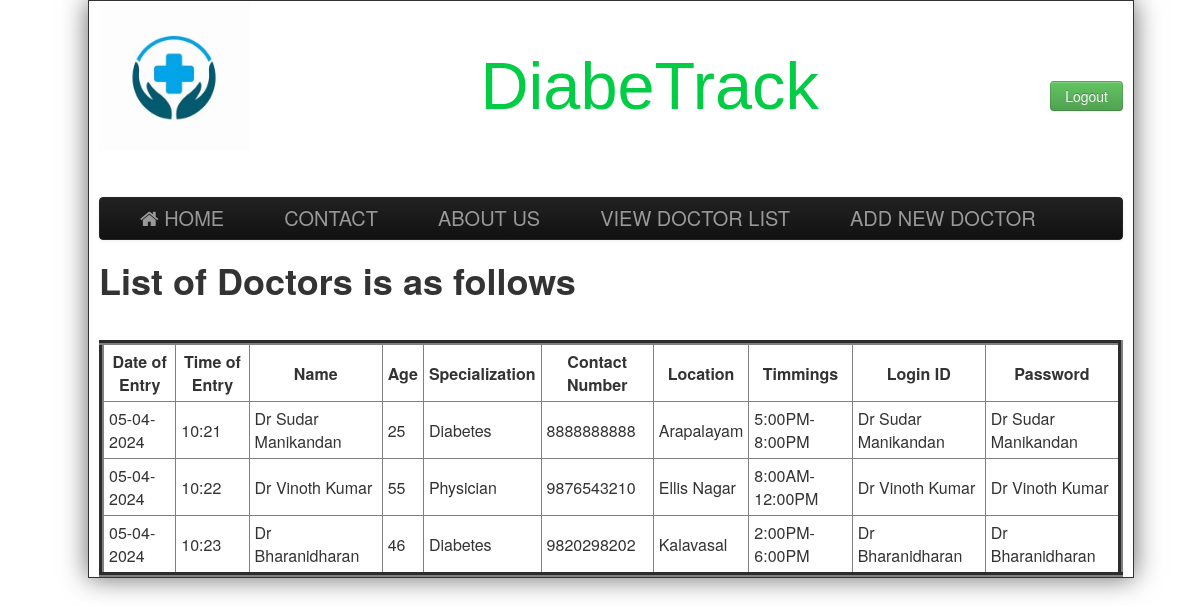
The app's page /viewdoc.php with its own data.
### tables this page shows
CREATE TABLE `doctor` (
  `Name` varchar(255) NOT NULL,
  `Age` int(11) NOT NULL,
  `Specialization` varchar(255) NOT NULL,
  `Date` varchar(255) NOT NULL,
  `Time` varchar(255) NOT NULL,
  `CCC` varchar(255) NOT NULL,
  `Location` varchar(255) NOT NULL,
  `Timmings` varchar(255) NOT NULL,
  `Login_Id` varchar(255) NOT NULL,
  `Password` varchar(255) NOT NULL
);

### viewdoc.php (the view, shortened to what this page needs)
<html>
<head>
	<link href="css/bootstrap.min.css" rel="stylesheet" ></link>
	<link href="css/bootstrap.css" rel="stylesheet" ></link>
	<link href="css/Default.css" rel="stylesheet" >	</link>
	<link rel="stylesheet" type="text/css" href="https://stackpath.bootstrapcdn.com/font-awesome/4.7.0/css/font-awesome.min.css"></link>
	<link href="https://stackpath.bootstrapcdn.com/font-awesome/4.7.0/css/font-awesome.min.css" rel="stylesheet"></link>
</head>
<body>
<div class="wrap">
		<div class="header">
			<div style="float:left;width:150px;">
				<img src="images/logo2.jpg"/>
			</div>
			<div>
				<div style="float:right; font-size:20px;margin-top:20px;">
				<?php
			 if(isset($_SESSION['name']))
			 {
			 echo "<b>Welcome,</b>".$_SESSION['name']."&nbsp;&nbsp;&nbsp;<a href=\"logout.php\" class=\"btn btn-info\">Logout</a>";
			 }
			 else
			 {
			 ?><br><br><br>
			     <a href="index2.php?logout='1'" class="btn btn-success" >Logout</a>
			<?php } ?>
			</div>
			<div id="heading">
				<a href="#" id="title">DiabeTrack</a>
			</div>
			</div>
		</div><br><br>
		<div class="navbar navbar-inverse">
			<div class="navbar-inner">
				<div class="container" >
				<a class="brand" href="adminlogin.php" ><i class="fa fa-home" aria-hidden="true"></i>&nbsp;HOME</a>
				<a class="brand" href="contact.php">CONTACT</a>
				<a class="brand" href="about.php">ABOUT US </a>
				<a class="brand" href="viewdoc.php">VIEW DOCTOR LIST </a>
				<a class="brand" href="adddoc.php">ADD NEW DOCTOR </a>
				</div>
			</div>
		</div>
<?php
include("connection.php");
$query="SELECT * FROM doctor";
$data=mysqli_query($conn,$query);
$total=mysqli_num_rows($data);
if($total !=0)
{
	?>
	<h1> List of Doctors is as follows</h1> <br>
	<table border='5' cellpadding='5' cellspacing="5" >
		<tr>
			<th>Date of Entry </th>
			<th>Time of Entry</th>
			<th> Name </th>
			<th>Age</th>
			<th>Specialization</th>
			<th>Contact Number</th>
			<th>Location</th>
			<th>Timmings</th>
			<th>Login ID</th>
			<th>Password</th>
		</tr>
	<?php
	while($result=mysqli_fetch_assoc($data))
	{
		echo "<tr>
			<td>".$result['Date']."</td>
			<td>".$result['Time']."</td>
			<td>".$result['Name']."</td>
			<td>".$result['Age']."</td>
			<td>".$result['Specialization']."</td>
			<td>".$result['CCC']."</td>
			<td>".$result['Location']."</td>
			<td>".$result['Timmings']."</td>
			<td>".$result['Login_Id']."</td>
			<td>".$result['Password']."</td>
		</tr>";
	}
}
?>
</table>

### css/Default.css (style rules this page uses)
body { width:100%; background-image:url(C:\xampp\htdocs\RNGClinic\images\back.jpg); }
.header { height: 156px; padding: 0; font-size: 14px; width:100%; }
.wrap { position:absolute; width:1024px; background-color:#FFFFFF; padding:0 10px; border:solid 1px; -o-box-shadow: 10px 10px 5px #888; -moz-box-shadow: 10px 10px 5px #888; -webkit-box-shadow: 10px 10px 5px #888; box-shadow: 0px 0px 25px #666; }
#heading { text-align:center; font-size:50pt; font-family:verdana,helvetica,arial,sans-serif; color:#993366; padding-top:35pt; line-height:normal; }
.navbar .brand { padding:10px 40px 10px; }

### viewdoc.php (style rules this page uses)
#title { color: #00cc44; }

### records on screen
doctor: Date "05-04-2024", Time "10:21", Name "Dr Sudar Manikandan", Age "25", Specialization "Diabetes", CCC "8888888888", Location "Arapalayam", Timmings "5:00PM-8:00PM", Login_Id "Dr Sudar Manikandan", Password "Dr Sudar Manikandan"
doctor: Date "05-04-2024", Time "10:22", Name "Dr Vinoth Kumar", Age "55", Specialization "Physician", CCC "9876543210", Location "Ellis Nagar", Timmings "8:00AM-12:00PM", Login_Id "Dr Vinoth Kumar", Password "Dr Vinoth Kumar"
doctor: Date "05-04-2024", Time "10:23", Name "Dr Bharanidharan", Age "46", Specialization "Diabetes", CCC "9820298202", Location "Kalavasal", Timmings "2:00PM-6:00PM", Login_Id "Dr Bharanidharan", Password "Dr Bharanidharan"
